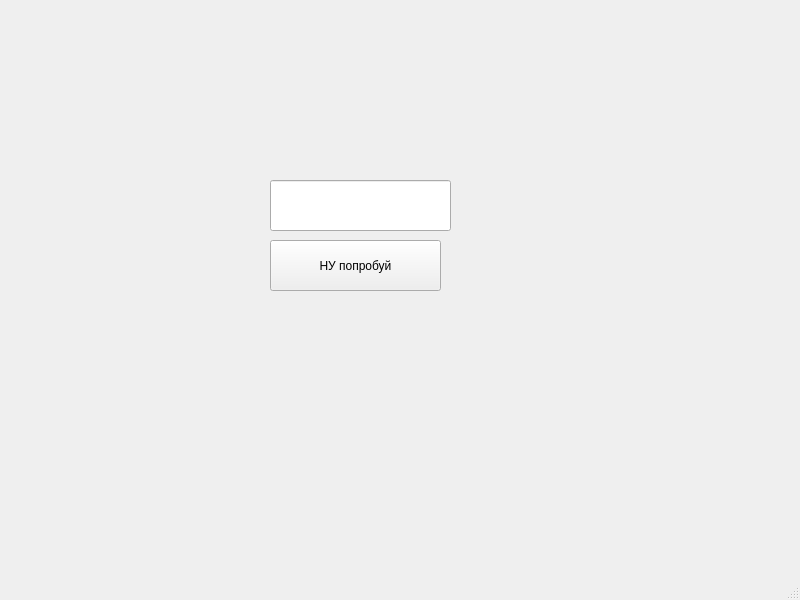
<?xml version="1.0" encoding="UTF-8"?>
<ui version="4.0">
 <class>MainWindow</class>
 <widget class="QMainWindow" name="MainWindow">
  <property name="geometry">
   <rect>
    <x>0</x>
    <y>0</y>
    <width>800</width>
    <height>600</height>
   </rect>
  </property>
  <property name="windowTitle">
   <string>MainWindow</string>
  </property>
  <widget class="QWidget" name="centralwidget">
   <widget class="QLineEdit" name="Kryto">
    <property name="geometry">
     <rect>
      <x>270</x>
      <y>180</y>
      <width>181</width>
      <height>51</height>
     </rect>
    </property>
   </widget>
   <widget class="QPushButton" name="HOHOHO">
    <property name="geometry">
     <rect>
      <x>270</x>
      <y>240</y>
      <width>171</width>
      <height>51</height>
     </rect>
    </property>
    <property name="text">
     <string>НУ попробуй</string>
    </property>
   </widget>
   <widget class="QLabel" name="label">
    <property name="geometry">
     <rect>
      <x>270</x>
      <y>300</y>
      <width>161</width>
      <height>61</height>
     </rect>
    </property>
    <property name="text">
     <string/>
    </property>
   </widget>
  </widget>
  <widget class="QMenuBar" name="menubar">
   <property name="geometry">
    <rect>
     <x>0</x>
     <y>0</y>
     <width>800</width>
     <height>26</height>
    </rect>
   </property>
  </widget>
  <widget class="QStatusBar" name="statusbar"/>
 </widget>
 <resources/>
 <connections/>
</ui>
